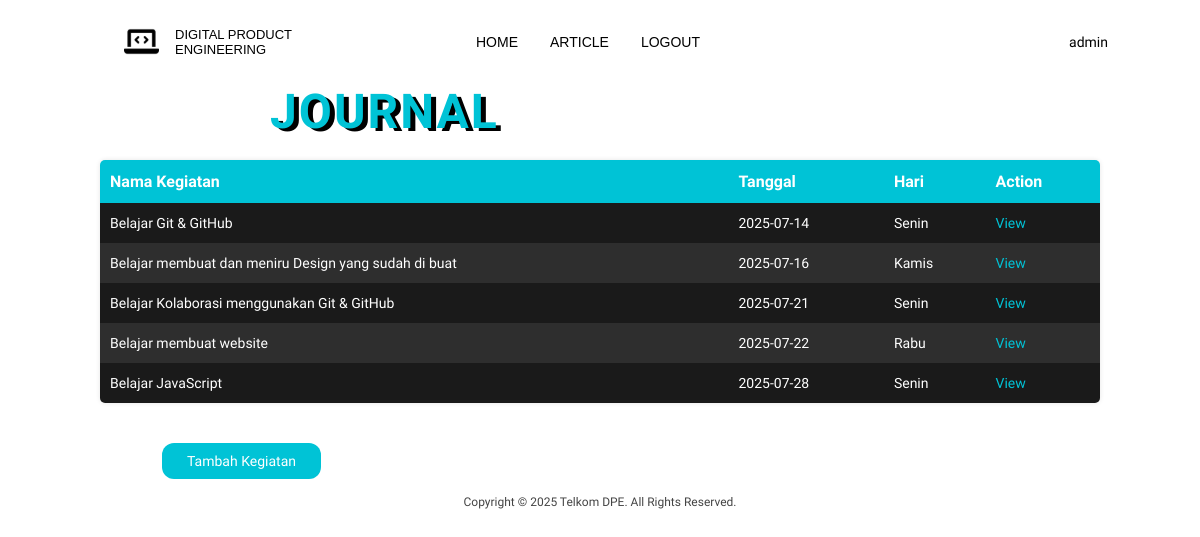
Page /pages/journal/jurnaldata.php (signed in) on the committed database.
### tables this page shows
CREATE TABLE `jurnal` (
  `Id_Jurnal` int(11) NOT NULL,
  `id_login` int(11) NOT NULL,
  `Nama_Pekerjaan` varchar(255) NOT NULL,
  `Perencanaan_Pekerjaan` varchar(10000) NOT NULL,
  `Dokumentasi` varchar(255) NOT NULL,
  `Tanggal` date NOT NULL,
  `Hari` enum('Senin','Selasa','Rabu','Kamis','Jumat') NOT NULL
);

### pages/journal/jurnaldata.php (the view, shortened to what this page needs)
<?php
include("../../connection.php");
$username = $_SESSION['username'];
$id_login = $_SESSION['id'];
$article = mysqli_query($conn, "SELECT * FROM jurnal WHERE id_login = '$id_login'");
?>
<!DOCTYPE html>
<html lang="id">
<head>
</head>
<body>
    <header>
        <div class="header-container">
            <div class="logo">
                <img src="../../asset/8665571_laptop_code_icon 1.svg" alt="Logo" height="35px" />
                <p>DIGITAL PRODUCT <br /> ENGINEERING</p>
            </div>
            <nav>
                <a href="../../index.html">HOME</a>
                <a href="../page.php?Id=1&No=1">ARTICLE</a>
                <a href="../../index.html">LOGOUT</a>
            </nav>
        </div>
        <p style="margin-left: auto; font-size: 14px;"><?= $username ?></p>
    </header>
    <main>
        <h1 class="title">JOURNAL</h1>
        <?php if($article->num_rows > 0) { ?>
        <div class="table-container">
            <table>
                <thead>
                    <tr>
                        <th>Nama Kegiatan</th>
                        <th>Tanggal</th>
                        <th>Hari</th>
                        <th>Action</th>
                    </tr>
                </thead>
                <tbody>
                    <?php while ($jurnal = $article->fetch_assoc()): ?>
                        <tr>
                            <td><?php echo $jurnal["Nama_Pekerjaan"]; ?></td>
                            <td><?php echo $jurnal["Tanggal"]; ?></td>
                            <td><?php echo $jurnal["Hari"]; ?></td>
                            <td><a href="jurnalactivity.php">View</a></td>
                        </tr>
                    <?php endwhile; ?>
                </tbody>
            </table>
        </div>
        <?php }else{
            echo "<br><center>Tidak ada Data</center><br>";
        } ?>
        <div style="margin: 20px 13.5% 0;">
            <button onclick="location.href='jurnalinput.php'" style="
                background-color: #00c3d6;
                color: white;
                border: none;
                border-radius: 12px;
                padding: 10px 25px;
                font-family: 'Kanit', sans-serif;
                cursor: pointer;
                font-size: 14px;
            ">Tambah Kegiatan</button>
        </div>
    </main>
    <div class="copyright">
        Copyright © 2025 Telkom DPE. All Rights Reserved.
    </div>
</body>
</html>

### pages/journal/jurnaldata.php (style rules this page uses)
* { box-sizing: border-box; margin: 0; padding: 0; }
body { font-family: 'Kanit', sans-serif; background-color: #fff; color: #000; }
header { display: flex; justify-content: left; align-items: center; padding: 1rem 2rem; width: 100%; max-width: 1080px; margin: 0 auto; gap: 2rem; min-width: 600px; }
.header-container { display: flex; justify-content: space-between; align-items: center; padding: 0.5rem 2rem; flex-wrap: wrap; font-family: Jura, sans-serif; max-width: 640px; width: 100%; box-sizing: border-box; }
nav { display: flex; flex-wrap: wrap; gap: 2rem; }
nav a { color: #000; text-decoration: none; font-size: 14px; position: relative; transition: color 0.3s ease; }
.logo { display: flex; align-items: center; gap: 1rem; font-size: small; }
.title { font-size: 48px; margin-left: 270px; text-align: left; text-shadow: 5px 3px #000000; letter-spacing: 2px; color: #00c3d6; }
.table-container { display: flex; justify-content: center; padding: 20px; }
table { border-collapse: collapse; width: 90%; max-width: 1000px; box-shadow: 0 0 5px rgba(0, 0, 0, 0.1); border-radius: 5px; overflow: hidden; }
thead { background-color: #00c3d6; color: white; font-weight: bold; }
thead th { padding: 12px 10px; text-align: left; }
tbody td { padding: 12px 10px; color: white; font-size: 14px; }
tbody tr:nth-child(odd) { background-color: #1a1a1a; }
tbody tr:nth-child(even) { background-color: #2e2e2e; }
tbody a { color: #00c3d6; text-decoration: none; }
.copyright { text-align: center; font-size: 12px; margin: 1rem 0; color: #444; }

### rows in the picture
jurnal: Nama_Pekerjaan "Belajar Git & GitHub", Tanggal "2025-07-14", Hari "Senin"
jurnal: Nama_Pekerjaan "Belajar membuat dan meniru Design yang sudah di buat", Tanggal "2025-07-16", Hari "Kamis"
jurnal: Nama_Pekerjaan "Belajar Kolaborasi menggunakan Git & GitHub", Tanggal "2025-07-21", Hari "Senin"
jurnal: Nama_Pekerjaan "Belajar membuat website", Tanggal "2025-07-22", Hari "Rabu"
jurnal: Nama_Pekerjaan "Belajar JavaScript", Tanggal "2025-07-28", Hari "Senin"

### other values in the picture
$username "admin"
